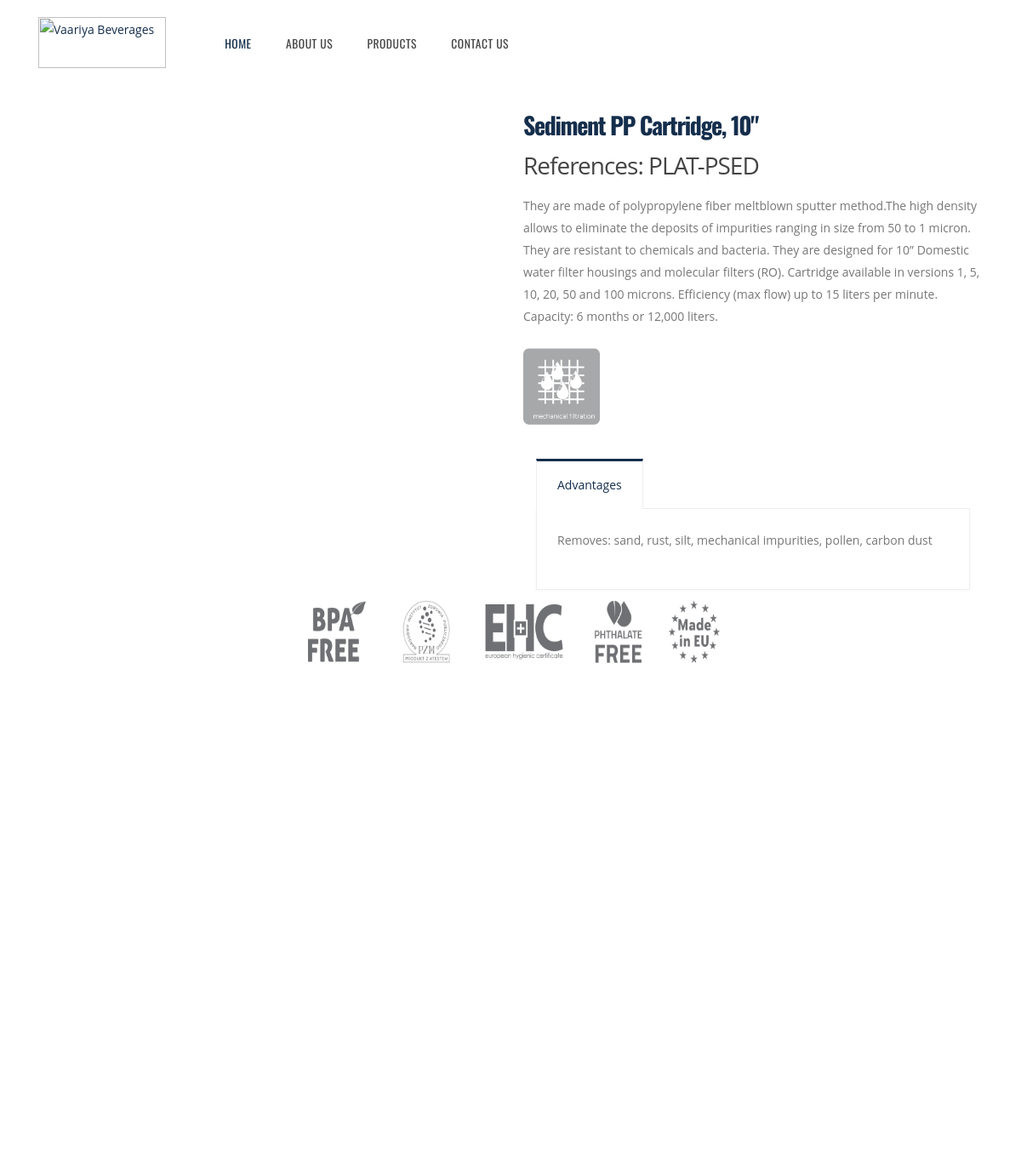
/productdetails11/, run on the app's committed database.
### shop/models.py (models this page shows)
class Products(models.Model):
    objects = models.Manager()
    product_id = models.AutoField
    product_name = models.CharField(max_length=50)
    category = models.CharField(max_length=50, default="")
    subcategory = models.CharField(max_length=50, default="")
    Price = models.IntegerField(default=0)
    desc = models.CharField(max_length=1000)
    pub_date = models.DateField()
    image = models.FileField(blank=True)
    def __str__(self):
        return self.product_name

### shop/views.py (the view)
# urls.py: path("productdetails11/", views.productdetails11, name="ProductDetails11"),
def productdetails11(request):
    products = Products.objects.all()
    print(products)
    params = {'products': products}
    return render(request, 'shop/productdetails11.html', params)

### shop/templates/shop/productdetails11.html (shortened to what this page needs)
{% load static %}
<html>
	<head>
		<link rel="stylesheet" href="{% static 'shop/vendor/bootstrap/css/bootstrap.min.css' %}">
		<link rel="stylesheet" href="{% static 'shop/vendor/fontawesome-free/css/all.min.css' %}">
		<link rel="stylesheet" href="{% static 'shop/vendor/animate/animate.min.css' %}">
		<link rel="stylesheet" href="{% static 'shop/vendor/simple-line-icons/css/simple-line-icons.min.css' %}">
		<link rel="stylesheet" href="{% static 'shop/vendor/owl.carousel/assets/owl.carousel.min.css' %}">
		<link rel="stylesheet" href="{% static 'shop/vendor/owl.carousel/assets/owl.theme.default.min.css' %}">
		<link rel="stylesheet" href="{% static 'shop/vendor/magnific-popup/magnific-popup.min.css' %}">
		<link rel="stylesheet" href="{% static 'shop/vendor/bootstrap-star-rating/css/star-rating.min.css' %}">
		<link rel="stylesheet" href="{% static 'shop/vendor/bootstrap-star-rating/themes/krajee-fas/theme.min.css' %}">
		<link rel="stylesheet" href="{% static 'shop/css/theme.css' %}">
		<link rel="stylesheet" href="{% static 'shop/css/theme-elements.css' %}">
		<link rel="stylesheet" href="{% static 'shop/css/theme-blog.css' %}">
		<link rel="stylesheet" href="{% static 'shop/css/theme-shop.css' %}">
		<link rel="stylesheet" href="{% static 'shop/vendor/rs-plugin/css/settings.css' %}">
		<link rel="stylesheet" href="{% static 'shop/vendor/rs-plugin/css/layers.css' %}">
		<link rel="stylesheet" href="{% static 'shop/vendor/rs-plugin/css/navigation.css' %}">
		<link rel="stylesheet" href="{% static 'shop/css/demos/demo-product-landing.css' %}">
		<link rel="stylesheet" href="{% static 'shop/css/demos/demo-insurance.css' %}">
		<link rel="stylesheet" href="{% static 'shop/css/skins/skin-product-landing.css' %}">
        <link rel="stylesheet" href="{% static 'shop/css/skins/skin-insurance.css' %}">
		<link rel="stylesheet" href="{% static 'shop/css/custom.css' %}">
	</head>
	<body data-target="#header" data-spy="scroll" data-offset="100">
		<div class="body">
			<header id="header" class="header-effect-shrink" data-plugin-options="{'stickyEnabled': true, 'stickyEffect': 'shrink', 'stickyEnableOnBoxed': true, 'stickyEnableOnMobile': true, 'stickyChangeLogo': true, 'stickyStartAt': 30, 'stickyHeaderContainerHeight': 70}">
				<div class="header-body">
					<div class="header-container container">
						<div class="header-row">
							<div class="header-column">
								<div class="header-row">
									<div class="header-logo">
										<a href="{% url 'HomePage' %}">
											<img alt="Vaariya Beverages" width="150" height="60" src="{% static 'shop/img/logo.png' %}">
										</a>
									</div>
								</div>
							</div>
							<div class="header-column w-100 pl-lg-5">
								<div class="header-nav w-100 p-0">
									<div class="header-nav header-nav-links justify-content-start w-100">
										<div class="header-nav-main header-nav-main-arrows header-nav-main-effect-2 header-nav-main-sub-effect-1 w-100">
											<nav class="collapse w-100">
												<ul class="nav nav-pills flex-column flex-lg-row w-100" id="mainNav">
													<li class="dropdown">
														<a class="dropdown-item active" href="{% url 'HomePage' %}">Home</a>
													</li>
													<li class="dropdown">
														<a class="dropdown-item" href="{% url 'AboutUs' %}">About Us</a>
													</li>
													<li class="dropdown">
														<a class="dropdown-item" href="{% url 'ProductView' %}">Products</a>
													</li>
													<li class="dropdown">
														<a class="dropdown-item" href="{% url 'ContactUs' %}">Contact us</a>
													</li>
												</ul>
											</nav>
										</div>
									</div>
								</div>
							</div>
						</div>
					</div>
				</div>
			</header>
			<div role="main" class="main shop py-4">
			<div class="container">
					<div class="row">
						<div class="col-lg-6">
						</div>
						<div class="col-lg-6">
							<div class="summary entry-summary">
								<h1 class="mb-0 font-weight-bold text-7">{{products.11.category}}</h1>
                                  <p class="price">
									<span class="amount">References: {{products.11.subcategory}}</span>
								</p>
								<p class="mb-4">{{products.11.desc}}</p>
								<div class="product-meta">
									 <img src="{% static 'shop/img/mechanical_filtration.png' %}" alt="Girl in a jacket" style="width:90px;height:90px;">
								</div>
                                <div class="col">
							<div class="tabs tabs-product mb-2">
								<ul class="nav nav-tabs">
									<li class="nav-item active"><a class="nav-link py-3 px-4" href="#productDescription" data-toggle="tab">Advantages</a></li>
								</ul>
								<div class="tab-content p-0">
									<div class="tab-pane p-4 active" id="productDescription">
										<p>Removes: sand, rust, silt, mechanical impurities, pollen, carbon dust</p>
										</div>
								</div>
							</div>
						</div>
					</div>
								</div>
                         </div>
					</div>
				<div style="text-align: center">
					<img src="{% static 'shop/img/certyfikaty.png' %}" alt="" align="center" style="width: 500px;height: 80px">
				</div>
				<div class="row">
						<div class="col">
							<div class="cd-product-viewer-wrapper" data-frame="16" data-friction="0.33">
							   	<div>
							   	</div>
							</div>
						</div>
					</div>
			</div>
			</div>
			<footer id="footer" class="footer-reveal custom-bg-color-1 footer-reveal border-top-0 m-0">
				<div class="container">
					<div class="row pt-5 pb-4">
						<div class="col-lg-5">
							<h2 class="custom-primary-font text-color-light custom-fontsize-6 mb-3">ABOUT US</h2>
							<p class="pr-5"></p>
						</div>
						<div class="col-md-4 col-lg-2">
							<h2 class="custom-primary-font text-color-light custom-fontsize-6 mb-3">QUICK LINKS</h2>
							<ul class="list list-unstyled">
								<li>
									<a href="{% url 'HomePage' %}">
									</a>
								</li>
								<li>
									<a href="{% url 'AboutUs' %}">
									</a>
								</li>
								<li>
									<a href="{% url 'AboutUs' %}">
									</a>
								</li>
								<li>
									<a href="{% url 'ContactUs' %}">
									</a>
								</li>
							</ul>
						</div>
						<div class="col-md-4 col-lg-3">
							<h2 class="custom-primary-font text-color-light custom-fontsize-6 mb-3">CONTACT US</h2>
							<p>Sakar-9, B-706, Old Reserve Bank of India<br> Ashram Road, Navranpura, Ahmedabad, Gujarat - 380009</p>
							<span class="d-block text-color-light custom-fontsize-5 mb-2">Call: <a href="tel:+91-8320508425" class="text-decoration-none text-color-light custom-fontsize-5">+91-8320508425</a></span>
							<span class="d-block text-color-light custom-fontsize-5">Email: <a href="info@vaariya.com" class="text-decoration-none text-color-light custom-fontsize-5">info@vaariya.com</a></span>
							<ul class="header-social-icons social-icons d-none d-sm-block ml-1 mt-4">
								<li class="social-icons-facebook"><a href="http://www.facebook.com/" target="_blank" title="Facebook"></a></li>
								<li class="social-icons-twitter"><a href="http://www.twitter.com/" target="_blank" title="Twitter"></a></li>
								<li class="social-icons-linkedin"><a href="http://www.linkedin.com/" target="_blank" title="Linkedin"></a></li>
							</ul>
						</div>
					</div>
				</div>
				<div class="footer-copyright custom-bg-color-1 border-top-0 mt-0">
					<div class="container">
						<div class="row">
							<div class="col mt-4 mb-4">
								<p class="text-center text-2 mb-0">© Copyright 2020. All Rights Reserved.</p>
							</div>
						</div>
					</div>
				</div>
			</footer>
	</body>
</html>

### shop/static/shop/css/theme-shop.css (style rules this page uses)
.shop .summary .price { color: #444; font-size: 2em; letter-spacing: -1px; line-height: 30px; margin-top: 10px; clear: both; }
.shop .product-meta { clear: both; }
.shop .tabs-product { margin-top: 40px; }

### shop/static/shop/css/demos/demo-product-landing.css (style rules this page uses)
h1, h2, h3, h4, h5, h6 { font-family: "Oswald", sans-serif; }
#header .header-nav-main nav > ul > li > a { font-family: "Oswald", sans-serif; font-weight: 400; font-size: 13.6px; font-size: 0.85rem; letter-spacing: 0.5px; }
@media (min-width: 992px) { #header .header-nav-main nav > ul > li > a { padding: 0 1.2rem !important; } }

### shop/static/shop/css/demos/demo-insurance.css (style rules this page uses)
.body { background: #FFF; }
#header .header-body { border-top: 0; }
.custom-primary-font { font-family: "Roboto Slab", serif !important; }
.custom-bg-color-1 { background-color: #4a5559 !important; }
.custom-fontsize-5 { font-size: 16px !important; font-size: 1rem !important; }
.custom-fontsize-6 { font-size: 19.2px !important; font-size: 1.2rem !important; letter-spacing: 0; }
#footer p:not(.no-custom-color), #footer a:not(.no-custom-color), #footer span:not(.no-custom-color) { color: #a8b0b3; transition: ease color 300ms; font-size: 13px; }
#footer .list li { margin-bottom: 5px; }

### data on the page
Products: category "Sediment PP Cartridge, 10\"", subcategory "PLAT-PSED", desc "They are made of polypropylene fiber meltblown sputter method.The high density allows to eliminate the deposits of impurities ranging in size from 50 to 1 micron. They are resistant to chemicals and bacteria. They are designed for 10” Domestic water filter housings and molecular filters (RO). Cartridge available in versions 1, 5, 10, 20, 50 and 100 microns. Efficiency (max flow) up to 15 liters per minute. Capacity: 6 months or 12,000 liters."
